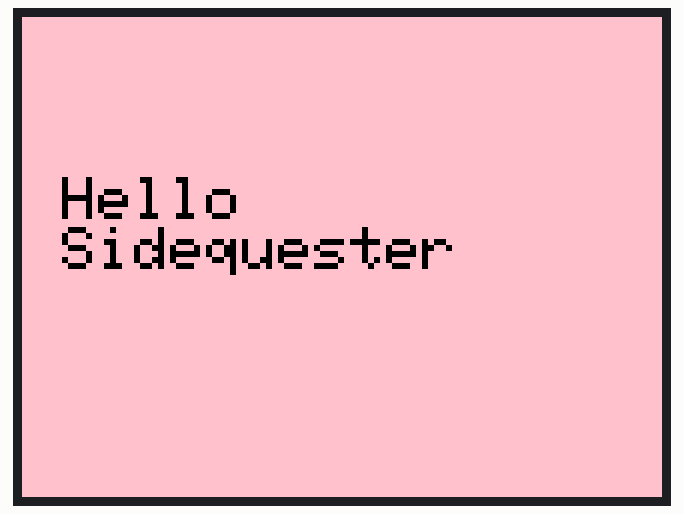
The sketch below on a simulated ESP32. Parts: 320×240 colour display. What the sketch prints to the serial monitor is not drawn.

Above: at 6.7 s.

The sketch:

display.ino
```cpp
#include <TFT_eSPI.h>

TFT_eSPI tft = TFT_eSPI();

void setup()
{
    Serial.begin(115200);
    delay(1000);

    Serial.println("\n\n=== Display Test Starting ===");

    tft.init();
    tft.setRotation(1);

    Serial.printf("Screen dimensions: %d x %d\n", tft.width(), tft.height());

    // Test with bright colors in sequence
    Serial.println("RED...");
    tft.fillScreen(TFT_RED);
    delay(1000);

    Serial.println("GREEN...");
    tft.fillScreen(TFT_GREEN);
    delay(1000);

    Serial.println("BLUE...");
    tft.fillScreen(TFT_BLUE);
    delay(1000);

    Serial.println("WHITE...");
    tft.fillScreen(TFT_WHITE);
    delay(1000);

    Serial.println("BLACK...");
    tft.fillScreen(TFT_BLACK);
    delay(1000);

    // Now pink with text
    Serial.println("PINK with text...");
    tft.fillScreen(TFT_PINK);

    tft.setTextColor(TFT_BLACK);
    tft.setTextSize(3);
    tft.setCursor(20, 80);
    tft.println("Hello");
    tft.setCursor(20, 105);
    tft.println("Sidequester");

    Serial.println("=== Test Complete ===");
}

void loop()
{
    // Nothing to do in loop
}
```
